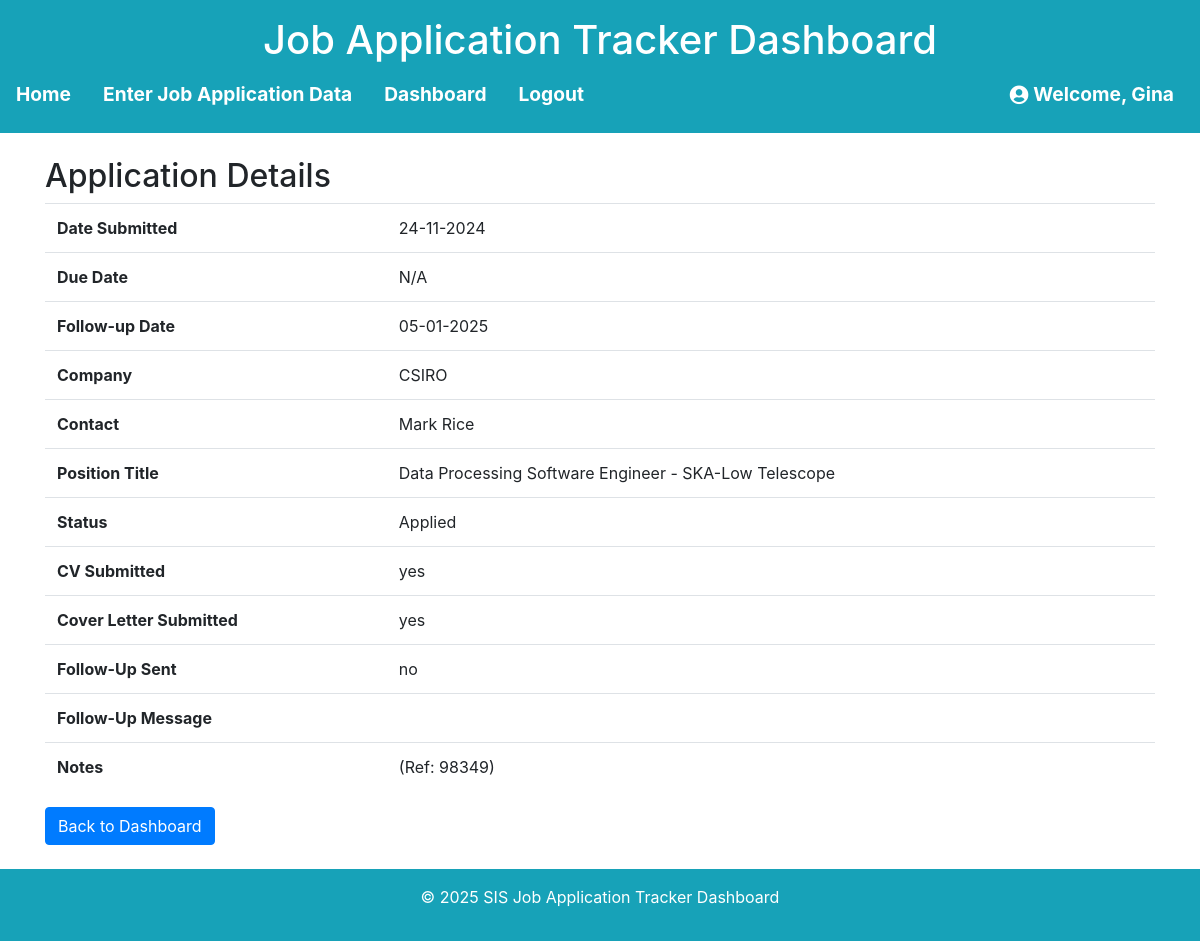
The app's page /application/3 (signed in) with its own data.
### models.py (models this page shows, shortened)
class User(UserMixin, db.Model):
    id = db.Column(db.Integer, primary_key=True)
    username = db.Column(db.String(64), unique=True, nullable=False)
    email = db.Column(db.String(120), unique=True, nullable=False)
    password_hash = db.Column(db.String(256))

class JobApplication(db.Model):
    id = db.Column(db.Integer, primary_key=True)
    date_submitted = db.Column(db.Date, nullable=True)
    due_date = db.Column(db.Date, nullable=True)
    follow_up_date = db.Column(db.Date, nullable=True)
    company = db.Column(db.String(120), nullable=False)
    contact = db.Column(db.String(120), nullable=True)
    position_title = db.Column(db.String(120), nullable=False)
    status = db.Column(db.String(50), nullable=False)
    cv_submitted = db.Column(db.String(10), nullable=False)
    cover_letter_submitted = db.Column(db.String(10), nullable=False)
    follow_up_sent = db.Column(db.String(10), nullable=False)
    follow_up_message = db.Column(db.Text, nullable=True)
    notes = db.Column(db.Text, nullable=True)
    user_id = db.Column(db.Integer, db.ForeignKey('user.id'), nullable=False)
    user = db.relationship('User', backref=db.backref('job_applications', lazy=True))

### app.py (the view)
@app.route('/application/<int:application_id>', methods=['GET'])
@login_required
def view_application(application_id):
    application = JobApplication.query.get_or_404(application_id)
    if application.user_id != current_user.id:
        flash("You are not authorized to view this application.", "danger")
        return redirect(url_for('dashboard'))
    return render_template('view_application.html', application=application)

### app.py (called while the page is built)
@login_manager.user_loader
def load_user(user_id):
    return db.session.get(User, int(user_id))

### templates/view_application.html (shortened to what this page needs)
{% extends "base.html" %}
{% block content %}
<h2>Application Details</h2>
<table class="table">
    <tr>
        <th>Date Submitted</th>
        <td>{{ application.date_submitted.strftime('%d-%m-%Y') if application.date_submitted else 'N/A' }}</td>
    </tr>
    <tr>
        <th>Due Date</th>
        <td>{{ application.due_date.strftime('%d-%m-%Y') if application.due_date else 'N/A' }}</td>
    </tr>
    <tr>
        <th>Follow-up Date</th>
        <td>{{ application.follow_up_date.strftime('%d-%m-%Y') if application.follow_up_date else 'N/A' }}</td>
    </tr>
    <tr>
        <th>Company</th>
        <td>{{ application.company }}</td>
    </tr>
    <tr>
        <th>Contact</th>
        <td>{{ application.contact }}</td>
    </tr>
    <tr>
        <th>Position Title</th>
        <td>{{ application.position_title }}</td>
    </tr>
    <tr>
        <th>Status</th>
        <td>{{ application.status }}</td>
    </tr>
    <tr>
        <th>CV Submitted</th>
        <td>{{ application.cv_submitted }}</td>
    </tr>
    <tr>
        <th>Cover Letter Submitted</th>
        <td>{{ application.cover_letter_submitted }}</td>
    </tr>
    <tr>
        <th>Follow-Up Sent</th>
        <td>{{ application.follow_up_sent }}</td>
    </tr>
    <tr>
        <th>Follow-Up Message</th>
        <td>{{ application.follow_up_message }}</td>
    </tr>
    <tr>
        <th>Notes</th>
        <td>{{ application.notes }}</td>
    </tr>
</table>
<a href="{{ url_for('dashboard') }}" class="btn btn-primary">Back to Dashboard</a>
{% endblock %}

### templates/base.html (shortened to what this page needs)
<!DOCTYPE html>
<html lang="en">
<head>
    <link href="https://stackpath.bootstrapcdn.com/bootstrap/4.5.2/css/bootstrap.min.css" rel="stylesheet">
    <link rel="stylesheet" href="https://cdnjs.cloudflare.com/ajax/libs/font-awesome/5.15.3/css/all.min.css">
    <link rel="stylesheet" href="{{ url_for('static', filename='style.css') }}">
</head>
<body>
    <header class="bg-info text-white text-center py-3 mb-4">
        <h1>Job Application Tracker Dashboard</h1>
        <nav>
            <ul class="nav justify-content-center">
                <li class="nav-item"><a class="nav-link text-white {% if request.endpoint == 'index' %}active{% endif %}" href="{{ url_for('index') }}">Home</a></li>
                <li class="nav-item"><a class="nav-link text-white {% if request.endpoint == 'index' %}active{% endif %}" href="{{ url_for('form') }}">Enter Job Application Data</a></li>
                <li class="nav-item"><a class="nav-link text-white {% if request.endpoint == 'index' %}active{% endif %}" href="{{ url_for('dashboard') }}">Dashboard</a></li>
                {% if current_user.is_authenticated %}
                <li class="nav-item"><a class="nav-link text-white {% if request.endpoint == 'index' %}active{% endif %}" href="{{ url_for('logout') }}">Logout</a></li>
                {% endif %}
                {% if current_user.is_authenticated %}
                    <li class="nav-item ml-auto">
                        <a class="nav-link text-white" href="#">
                            <i class="fas fa-user-circle"></i> Welcome, {{ current_user.username }}
                        </a>
                    </li>
                {% endif %}
            </ul>
        </nav>
    </header>
    <main class="container">
        {% block content %}{% endblock %}
    </main>
    <footer class="bg-info text-white text-center py-3 mt-4">
        <p>&copy; 2025 SIS Job Application Tracker Dashboard</p>
    </footer>
</body>
</html>

### static/style.css (style rules this page uses)
.nav-item.ml-auto { margin-left: auto; padding-right: 10px; }
.nav-item a { display: flex; align-items: center; font-size: 1.2rem; font-weight: bold; }
.nav-item i { margin-right: 5px; }

### records on screen
User: username "Gina"
JobApplication: date_submitted "24-11-2024", due_date "N/A", follow_up_date "05-01-2025", company "CSIRO", contact "Mark Rice", position_title "Data Processing Software Engineer - SKA-Low Telescope", status "Applied", cv_submitted "yes", cover_letter_submitted "yes", follow_up_sent "no", notes "(Ref: 98349)"
